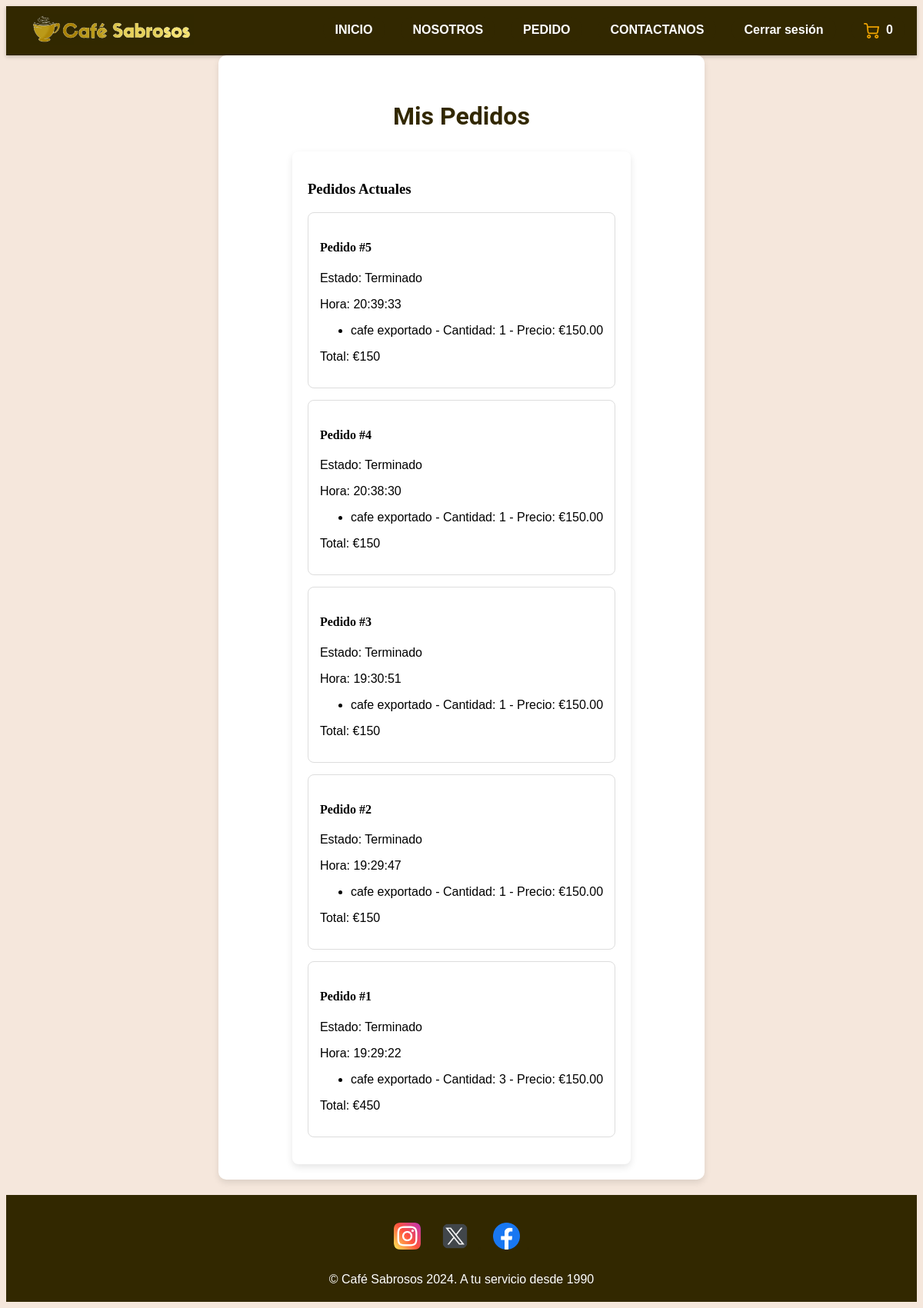
/php/mispedidos.php (signed in), run on the app's committed database.
### tables this page shows
CREATE TABLE `pedido_producto` (
  `Idproducto` int(11) NOT NULL,
  `num_pedido` int(11) NOT NULL,
  `cantidad` int(11) NOT NULL
);

CREATE TABLE `pedido` (
  `num_pedido` int(11) NOT NULL,
  `hora` time DEFAULT NULL,
  `hora_retiro` time NOT NULL,
  `ciChef` varchar(20) DEFAULT NULL,
  `ciMozo` varchar(20) DEFAULT NULL,
  `ciCliente` varchar(20) DEFAULT NULL,
  `total` decimal(10,2) DEFAULT 0.00,
  `estado` varchar(20) NOT NULL DEFAULT 'pendiente'
);

### php/mispedidos.php (the view, shortened to what this page needs)
<?php
include 'conectar.php';
$ciCliente = $_SESSION['usuario']['CI'];
$stmt = $pdo->prepare('SELECT pedido.num_pedido, pedido.estado, pedido.hora,
                              producto.nombre, producto.precio, pedido_producto.cantidad
                       FROM pedido
                       JOIN pedido_producto ON pedido.num_pedido = pedido_producto.num_pedido
                       JOIN producto ON pedido_producto.Idproducto = producto.Idproducto
                       WHERE pedido.ciCliente = ?
                       ORDER BY pedido.num_pedido DESC');
$stmt->execute([$ciCliente]);
$pedidos = $stmt->fetchAll(PDO::FETCH_ASSOC);
$pedidos_agrupados = [];
foreach ($pedidos as $pedido) {
    $num_pedido = $pedido['num_pedido'];
    if (!isset($pedidos_agrupados[$num_pedido])) {
        $pedidos_agrupados[$num_pedido] = [
            'num_pedido' => $num_pedido,
            'estado' => $pedido['estado'],
            'hora' => $pedido['hora'],
            'productos' => [],
            'total' => 0
        ];
    }
    $pedidos_agrupados[$num_pedido]['productos'][] = [
        'nombre' => $pedido['nombre'],
        'cantidad' => $pedido['cantidad'],
        'precio' => $pedido['precio']
    ];
    $pedidos_agrupados[$num_pedido]['total'] += $pedido['precio'] * $pedido['cantidad'];
}
?>
<!DOCTYPE html>
<html lang="es">
<head>
    <link rel="stylesheet" href="../style/index5.css">
</head>
<body>
   <header>
        <div class="logo">
        <a href="../index.html">
            <img src="../img/logo_nav.png" alt="Café Sabrosos Logo" class="logo-image">
        </a>
        </div>
        <div class="navbar">
            <div class="menu">
                <ul>
                    <li><a href="../index.html">INICIO</a></li>
                    <li><a href="#">NOSOTROS</a>
                    </li>
                    <li><a href="pedido.php">PEDIDO</a></li>
                    <li><a href="contactar.php">CONTACTANOS</a></li>
                    <li><a href="logout.php">Cerrar sesión</a></li>
                    <li class="cart">
                        <a href="carrito.php">
                            <img src="../img/carrito.png" alt="Carrito de Compras" width="20" height="20" style="vertical-align: middle; margin-right: 5px;">
                            <span id="cart-count"><?php echo count($_SESSION['carrito']); ?></span>
                        </a>
                    </li>
                </ul>
            </div>
        </div>
    </header>
    <main>
        <div class="panel-gerente-mozo-chef">
            <h2 class="mozo-nombre">Mis Pedidos</h2>
            <div class="panel-mozo-container">
                <section class="pedidos-actuales">
                    <h3>Pedidos Actuales</h3>
                    <div class="pedidos-grid">
                        <?php foreach ($pedidos_agrupados as $pedido): ?>
                            <div class="pedido <?php echo $pedido['estado']; ?>">
                                <h4>Pedido #<?php echo htmlspecialchars($pedido['num_pedido']); ?></h4>
                                <p>Estado: <?php echo htmlspecialchars(ucfirst($pedido['estado'])); ?></p>
                                <p>Hora: <?php echo htmlspecialchars($pedido['hora']); ?></p>
                                <ul>
                                    <?php foreach ($pedido['productos'] as $producto): ?>
                                        <li><?php echo htmlspecialchars($producto['nombre']); ?> - Cantidad: <?php echo htmlspecialchars($producto['cantidad']); ?> - Precio: €<?php echo htmlspecialchars($producto['precio']); ?></li>
                                    <?php endforeach; ?>
                                </ul>
                                <p>Total: €<?php echo htmlspecialchars($pedido['total']); ?></p>
                            </div>
                        <?php endforeach; ?>
                    </div>
                </section>
            </div>
        </div>
    </main>
    <footer>
        <div class="social-media">
            <ul>
                <li><a href="https://www.instagram.com/athreeg_s.a.s/" target="_blank"><img src="../img/ig.png" alt="Instagram">.</a></li>
                <li><a href="https://x.com/" target="_blank"><img src="../img/x.png" alt="X"> .</a></li>
                <li><a href="https://www.facebook.com/athreesas/"" target="_blank"><img src="../img/facebook.png" alt="Facebook">.</a></li>
            </ul>
        </div>
        <p>&copy; Café Sabrosos 2024. A tu servicio desde 1990</p>
    </footer>
</body>
</html>

### style/index5.css (style rules this page uses)
body { background: #f5e7dc; background-size: cover; background-attachment: fixed; position: relative; display: flex; flex-direction: column; min-height: 100vh; font-family: 'Poppins', sans-serif; overflow-x: hidden; }
h2, h3, h4 { font-family: 'Lora', serif; }
header { background-color: #322800; padding: 10px 15px; display: flex; justify-content: space-between; align-items: center; box-shadow: 0 2px 5px rgba(0, 0, 0, 0.2); flex-wrap: wrap; }
.logo-image { height: 2.5rem; margin-left: 1rem; background-size: contain; background-repeat: no-repeat; background-position: center; }
.menu { display: flex; align-items: center; justify-content: center; width: 100%; }
.menu ul { list-style: none; display: flex; gap: 20px; margin: 0; padding: 0; justify-content: center; }
.menu ul li { position: relative; margin: 0; }
.menu ul li a { font-family: 'Poppins', sans-serif; background-color: #322800; color: #fff; text-decoration: none; font-weight: bold; padding: 8px 16px; border-radius: 20px; transition: background-color 0.3s, color 0.3s, transform 0.3s; }
.menu ul li:nth-child(5), .menu ul li:nth-child(6) { margin-left: auto; }
.menu ul li:nth-child(5) a, .menu ul li:nth-child(6) a { background-color: #322800; color: #fff; }
footer { display: flex; flex-direction: column; align-items: center; padding: 1rem; background-color: #322800; color: #fff; }
footer .social-media { margin-bottom: 0.625rem; }
footer .social-media ul { list-style: none; padding: 0; display: flex; gap: 0.938rem; }
footer .social-media ul li { display: inline; }
footer .social-media li a img { width: 2.188rem; height: 2.188rem; margin-right: 0.5rem; }
footer .social-media ul li a { color: #322800; text-decoration: none; }
footer p { margin: 0; }
.panel-gerente-mozo-chef { display: flex; flex-direction: column; align-items: center; justify-content: center; width: 50%; max-width: 800px; margin: 0 auto; padding: 20px; background-color: #fff; box-shadow: 0 4px 8px rgba(0, 0, 0, 0.1); border-radius: 10px; }
a { color: #bc9a19; text-decoration: none; font-weight: bold; }
footer { margin-top: 20px; }
body { font-family: 'Poppins', sans-serif; }
.panel-mozo-container { padding: 20px; background-color: #fff; border-radius: 8px; box-shadow: 0 4px 10px rgba(0, 0, 0, 0.1); }
.pedido { border: 1px solid #ddd; border-radius: 8px; padding: 15px; margin-bottom: 15px; transition: transform 0.2s; }
footer { padding: 20px; background-color: #322800; color: #fff; text-align: center; }
:root { --color-primary: #322800; --color-secondary: #bc9a19; --color-background: #FFF8DC; --color-text: #4A4A4A; }
h2 { font-family: 'Roboto', sans-serif; color: #322800; text-align: center; margin-top: 40px; font-size: 2em; }
body, .carousel-item p, .carousel-button, .locales-button, .precio { font-family: 'Poppins', sans-serif; }

### data on the page
pedido_producto: num_pedido.num_pedido "5", num_pedido.estado "Terminado", num_pedido.hora "20:39:33", nombre "cafe exportado", cantidad "1", precio "150.00", total "150"
pedido_producto: num_pedido.num_pedido "4", num_pedido.estado "Terminado", num_pedido.hora "20:38:30", nombre "cafe exportado", cantidad "1", precio "150.00", total "150"
pedido_producto: num_pedido.num_pedido "3", num_pedido.estado "Terminado", num_pedido.hora "19:30:51", nombre "cafe exportado", cantidad "1", precio "150.00", total "150"
pedido_producto: num_pedido.num_pedido "2", num_pedido.estado "Terminado", num_pedido.hora "19:29:47", nombre "cafe exportado", cantidad "1", precio "150.00", total "150"
pedido_producto: num_pedido.num_pedido "1", num_pedido.estado "Terminado", num_pedido.hora "19:29:22", nombre "cafe exportado", cantidad "3", precio "150.00", total "450"

### other printed values
count($_SESSION['carrito']) "0"
